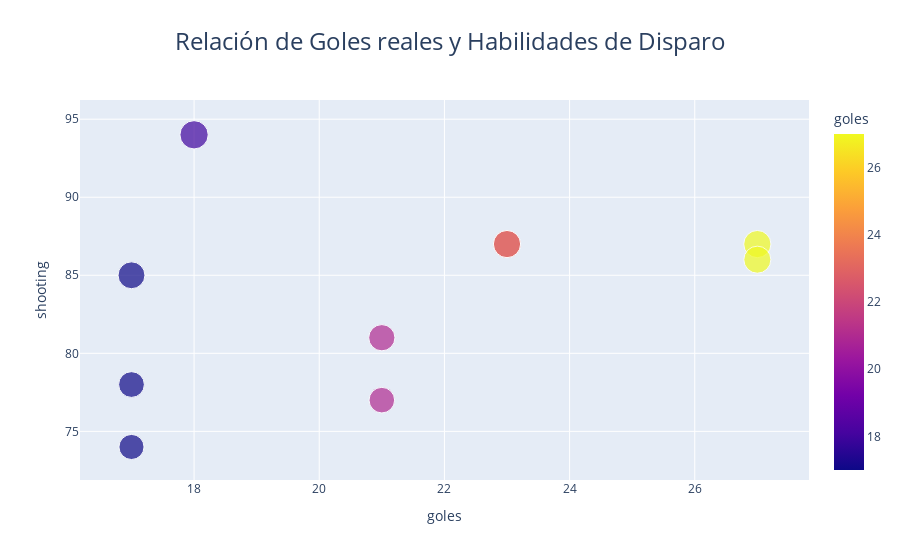

Notebook cell for this chart:
### Markdown cell above
### Comparación de Goles y Habilidades de Disparo top 10 goleadores

### Code cell
h3 = h3.sort_values(by="shooting",ascending=False)
fig = px.scatter(h3, x="goles",y="shooting", color="goles", size="shooting", hover_data=["short_name","shooting","goles"],title="Relación stat de shooting y los 10 goleadores")

fig.update_layout(
    title={
        'text': "Relación de Goles reales y Habilidades de Disparo",
        'font': {'size': 24},  # Tamaño de la fuente
        'x': 0.5,  # Centrar el título
        'xanchor': 'center'  # Anclar el título al centro
    }
)

fig.show()

### Figure 1 — Plotly figure (JSON) as saved in the notebook; plotly's stock layout.template omitted (floating-point values rounded to 4 significant figures)
{"data": [{"customdata": [["Cristiano Ronaldo"], ["C. Immobile"], ["M. Salah"], ["H. Son"], ["K. Benzema"], ["Iago Aspas"], ["L. Martínez"], ["T. Abraham"], ["O. Dembélé"], ["G. Simeone"]], "hovertemplate": "goles=%{marker.color}<br>shooting=%{marker.size}<br>short_name=%{customdata[0]}<extra></extra>", "legendgroup": "", "marker": {"color": [18, 27, 23, 23, 27, 17, 21, 17, 21, 17], "coloraxis": "coloraxis", "size": [94, 87, 87, 87, 86, 85, 81, 78, 77, 74], "sizemode": "area", "sizeref": 0.235, "symbol": "circle"}, "mode": "markers", "name": "", "orientation": "v", "showlegend": false, "type": "scatter", "x": [18, 27, 23, 23, 27, 17, 21, 17, 21, 17], "xaxis": "x", "y": [94, 87, 87, 87, 86, 85, 81, 78, 77, 74], "yaxis": "y"}], "layout": {"coloraxis": {"colorbar": {"title": {"text": "goles"}}, "colorscale": [[0, "#0d0887"], [0.1111, "#46039f"], [0.2222, "#7201a8"], [0.3333, "#9c179e"], [0.4444, "#bd3786"], [0.5556, "#d8576b"], [0.6667, "#ed7953"], [0.7778, "#fb9f3a"], [0.8889, "#fdca26"], [1, "#f0f921"]]}, "legend": {"itemsizing": "constant", "tracegroupgap": 0}, "title": {"font": {"size": 24}, "text": "Relación de Goles reales y Habilidades de Disparo", "x": 0.5, "xanchor": "center"}, "xaxis": {"anchor": "y", "domain": [0, 1], "title": {"text": "goles"}}, "yaxis": {"anchor": "x", "domain": [0, 1], "title": {"text": "shooting"}}}}
